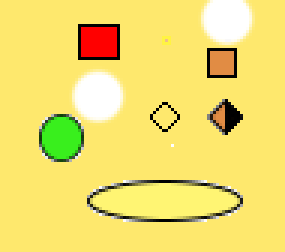
#> input picture Education/Image detecting/test2.png, 95 x 84 px (shown 3 times larger); the run also reads 1 picture not shown here
$ jupyter execute Untitled.ipynb
#> lines starting #> are read from the running program, lines starting #| are printed output that depends on the picture; after the words box and inside, x2 and y2 are one past the last pixel; in counts of white or black regions, pixels touching at a corner belong together
[cell 1]
from PIL import Image, ImageDraw
from matplotlib import pyplot as plt
from scipy import ndimage, misc
import numpy as np
from math import sqrt

[cell 2]
matrix = np.ones((10, 10))
matrix *= -1
matrix[0][5:6] = 7
matrix[1][5:7] = 7
matrix[2][5:8] = 7
matrix[3][5:9] = 7
matrix[4][5:10] = 7
matrix[5][5:10] = 7
matrix[6][5:9] = 7
matrix[7][5:8] = 7
matrix[8][5:7] = 7
matrix[9][5:6] = 7
matrix

[cell 3]
def trans_paste(backgound,foreground,box=(0,0)):
    foreground_trans = Image.new("RGBA",backgound.size)
    foreground_trans.paste(foreground,box,mask=foreground)
    new_img = Image.alpha_composite(backgound,foreground_trans)
    return new_img

[cell 4]
# Load image:
input_image = Image.open("test2.png").convert("RGBA")
input_pixels = input_image.load()
width, height = input_image.width, input_image.height
#> width = 95; height = 84

[cell 5]
# Make grayscaled
gray = input_image.copy()
gray_drawer = ImageDraw.Draw(gray)
for x in range(width):
    for y in range(height):
        av = int((input_pixels[x, y][0] + input_pixels[x, y][1] + input_pixels[x, y][2]) / 3)
        gray_drawer.point((x, y), (av, av, av))
gray_pixels = gray.load()
gray_arr = np.array([[gray_pixels[x, y][0] for x in range(width)] for y in range(height)])
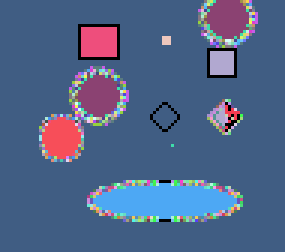
#> gray_arr: shape (84, 95) int64 (shown 3 times larger); 146 distinct labels, from 0 to 255; one colour per label, 0 black

# Convolution
result = ndimage.convolve(gray_arr, matrix, mode='constant', cval=0)
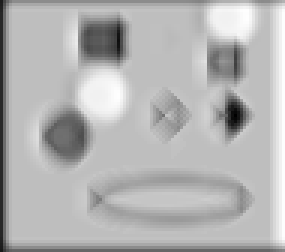
#> result: shape (84, 95) int64 (shown 3 times larger); min -2190, max 37793, mean 26049.5; drawn with min black and max white
result = result.transpose()
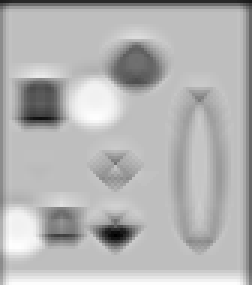
#> result: shape (95, 84) int64 (shown 3 times larger); min -2190, max 37793, mean 26049.5; drawn with min black and max white

[cell 6]
# Create output image
result2 = np.zeros(result.shape)
for x in range(width):
    for y in range(height):
        if result[x,y] > 0:
            result2[x,y] = 1
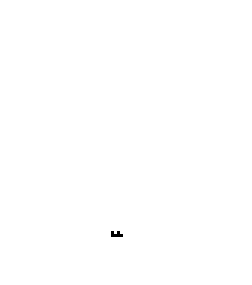
#> result2: shape (95, 84) float64 (shown 3 times larger); values 0 (black) and 1 (white), 99.9% white; black in thin lines or dots, all inside (x1, y1, x2, y2) = (37, 77, 41, 79)

output_image = Image.new("RGBA", input_image.size)
#> output_image: PIL image 95x84 RGBA; every value is 0
output_image.paste( (60,200,30), (0,0,output_image.size[0],output_image.size[1]))
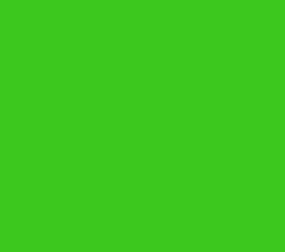
#> output_image: PIL image 95x84 RGBA (shown 3 times larger); mean R, G, B, A 60, 200, 30, 255
romb = Image.open("mask.png").convert("RGBA")
for x in range(width):
    for y in range(height):
        if result2[x,y] == 0:
            output_image = trans_paste(output_image,romb,box=(x,y))

[cell 7]
# Plotting output images
fig, (ax1, ax2) = plt.subplots(1, 2, figsize=(20,6))
fig, (ax3, ax4) = plt.subplots(1, 2, figsize=(20,6))
ax1.set_title('Before enhancing')
ax1.axis('off')
ax2.set_title('Graysclaled')
ax2.axis('off')
ax3.set_title('After convolution')
ax3.axis('off')
ax4.set_title('Output image')
ax4.axis('off')

ax1.imshow(input_image)
ax2.imshow(gray)
ax3.imshow(result2.T , cmap="gray")
ax4.imshow(output_image)

output_image.save("edges.png")
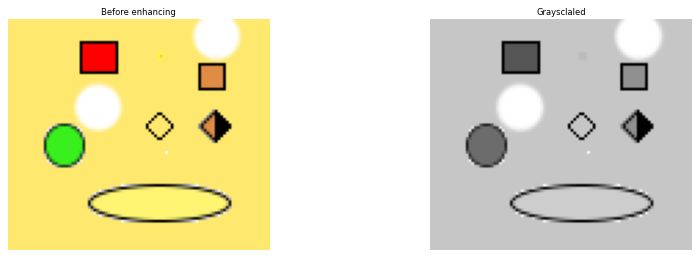
#> figure drawn by matplotlib, 2 panels
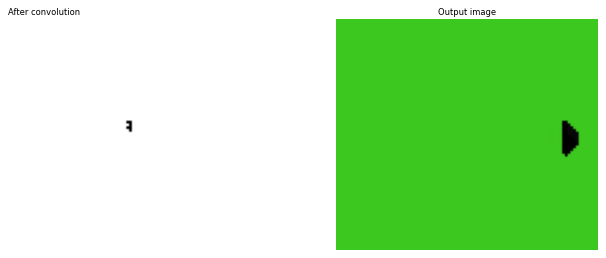
#> figure drawn by matplotlib, 2 panels
